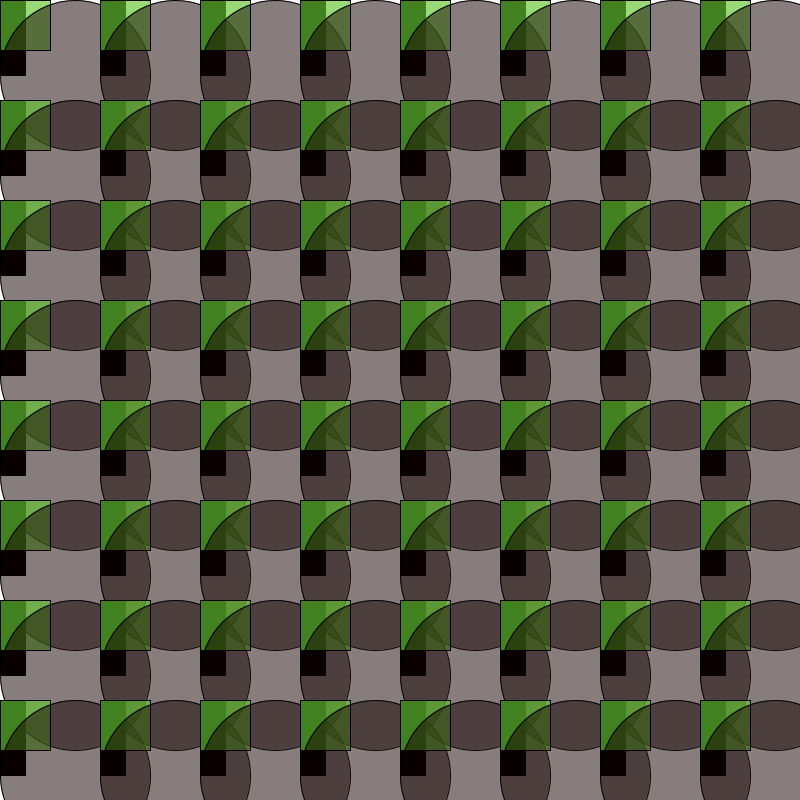
Frame 1 (no input)
Frame 60 (the mouse pressed at the canvas centre just before this capture): identical to frame 1, image omitted
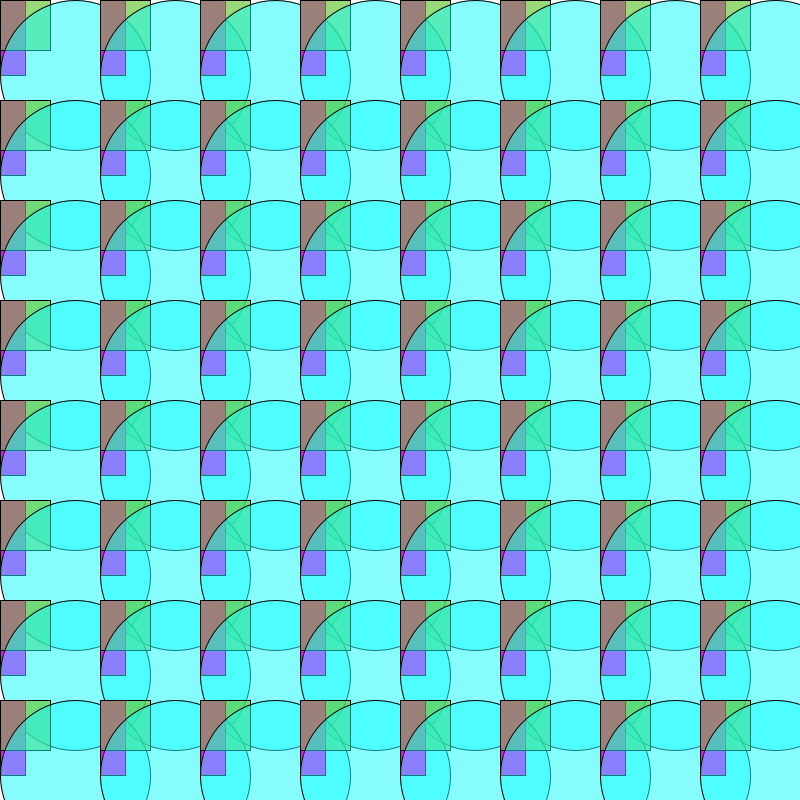
Frame 120 (the mouse held since frame 60 and released just before this capture)

The Processing sketch that drew these frames (run headless with seeded random() and noise(); from frame 60 on, the mouse is pressed at the canvas centre):

// Processing sketch: processing_5958
// ── processing_5958.pde

int x;
int y;

void setup(){
  size (800, 800);
}

void draw(){
  background (250);

  y = 0;

  while ( y < 800){
    x = 0;
    while ( x < 800){
      fill(mouseX, -mouseY, mouseY);
      rect(x, y, 25, 75);
      fill(100, 200, 50, 165);
      rect (x, y, 50, 50);
      fill(20, mouseY, mouseX, 127);
      ellipse (x + 75, y + 75, 150, 150);
      x = x + 100;
    }
    y = y + 100;
  }
}
